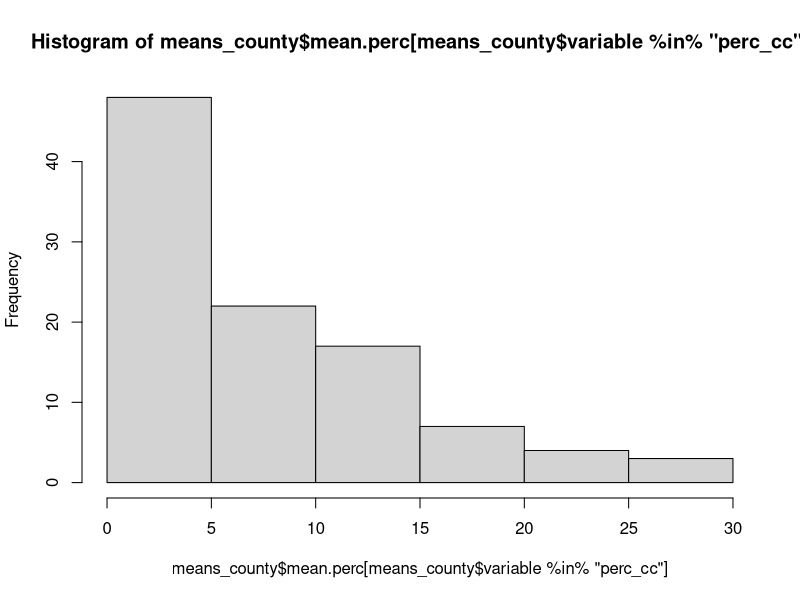
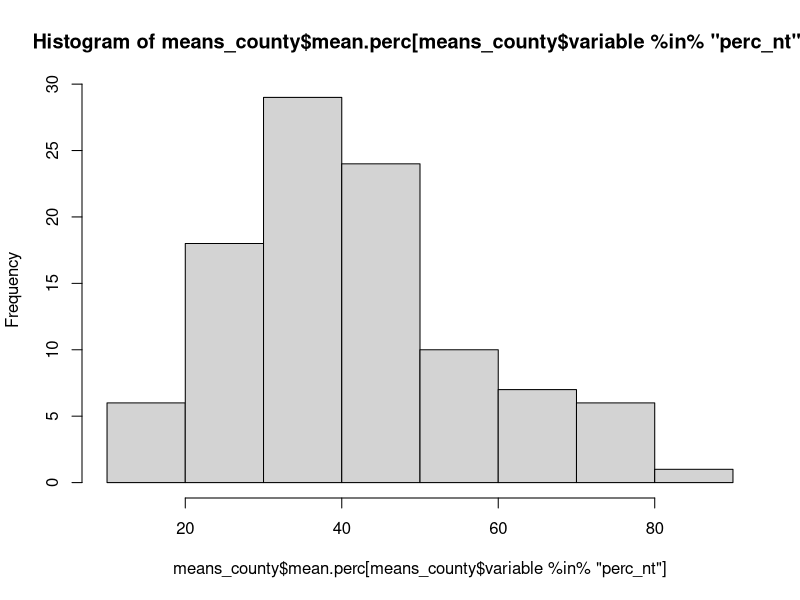
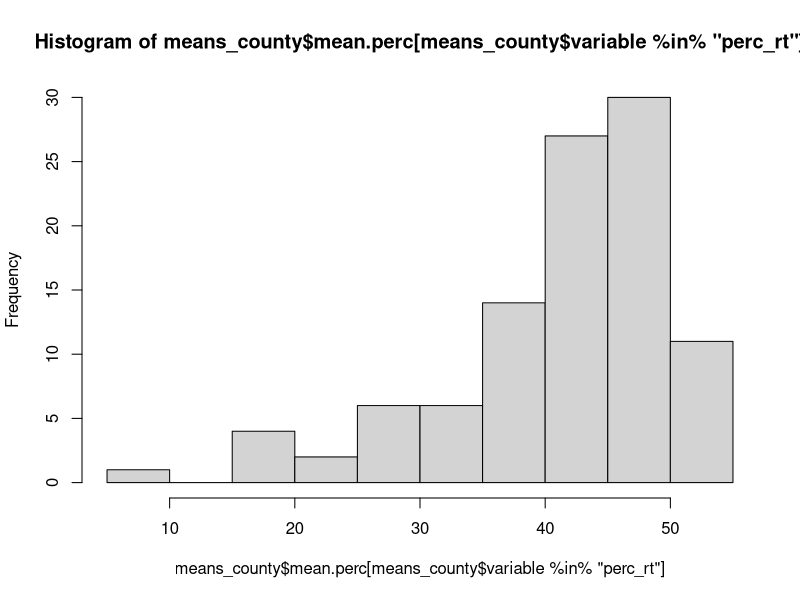
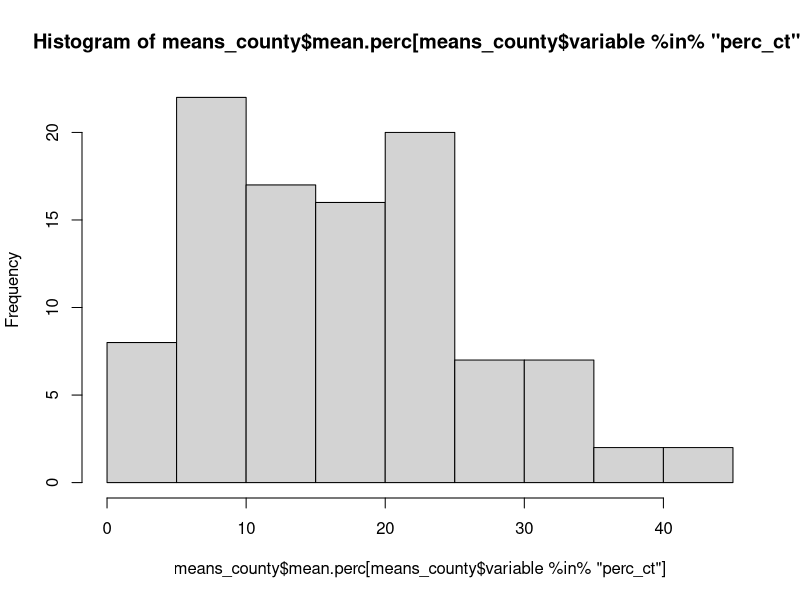
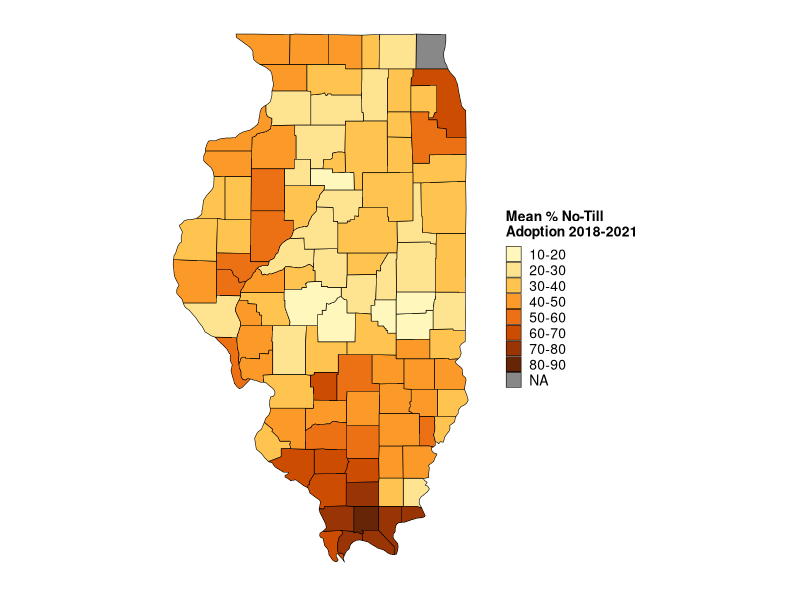
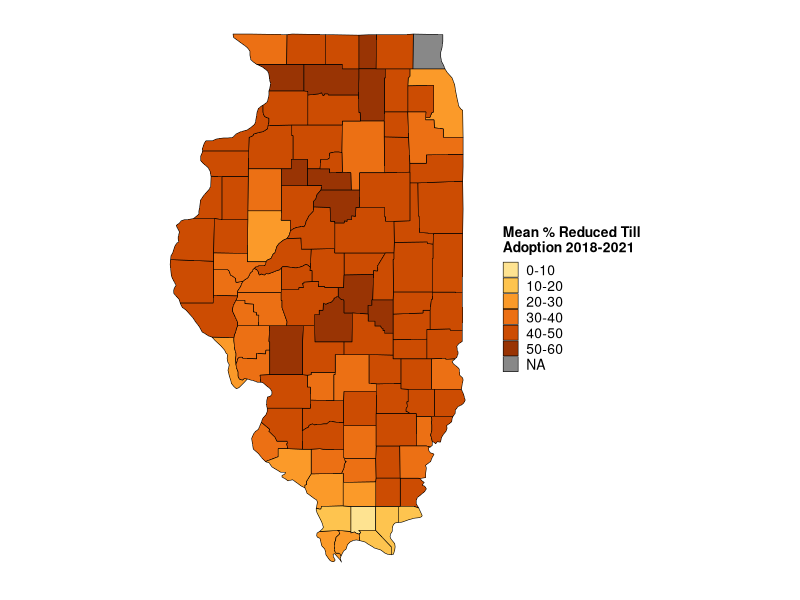
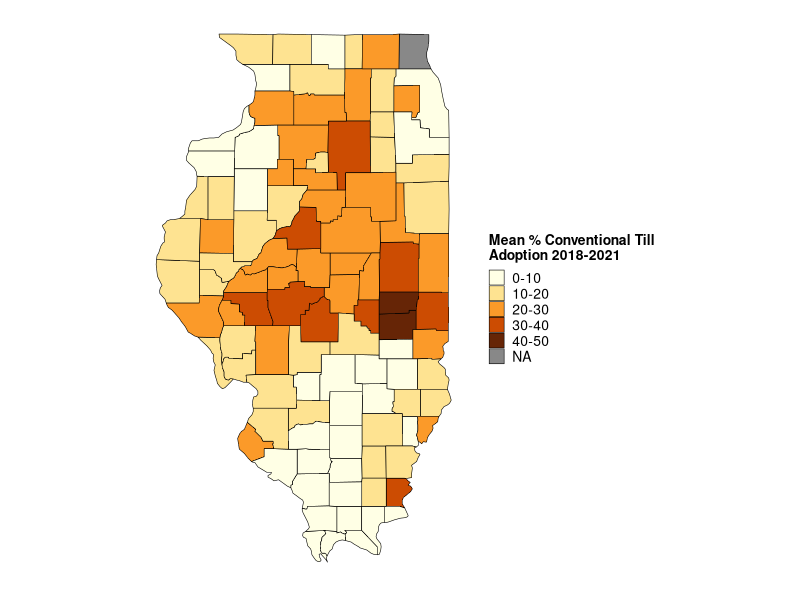
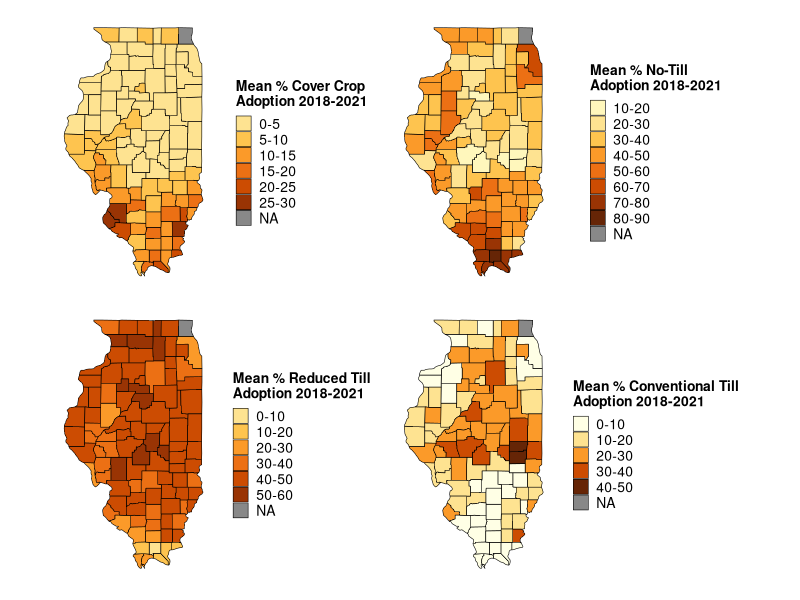

R code for these plots, in order: (Note: this script raises an error after producing the figures.)
# This makes county heat maps for average % adoption 2018-2021 from OpTIS for 
# cover crops, no till, reduced till
# excludes counties whose harvested cropland acres in 2017 census is in the 
# lowest 10th percentile for the state and counties for which OpTIS evaluated
# < 50% of 2017 harvested cropland acres.See "OpTIS adoption rates IL.R" for details.
# 

library(tidyverse)
library(maps)
library(reshape2)
# install.packages("sf")
library(sf)
# library(gridExtra)  # for grid.arrange()
# install.packages("patchwork")
library(patchwork) # for plot_layout()

# based on https://stackoverflow.com/questions/51463037/plotting-a-heat-map-of-pennsylvania-counties-in-r

# load data created in "OpTIS adoption rates IL.R"
means_county <- read.csv("data/optis/means_county_il.csv")
# meansw <- dcast(means_county[,1:4], ...~variable, value.var = "mean.perc")

# unique(ill$subregion)
means_county <- means_county %>%
  arrange(county)
# unique(means_county$county) 

# get map data to match county names
means_county$county <- str_remove(means_county$county, " County")



# define colors for YlOrBr by Paul Tol https://personal.sron.nl/~pault/
# how many colors do we need? do they all work with 5?
hist(means_county$mean.perc[means_county$variable %in% "perc_cc"]) # 0-30
hist(means_county$mean.perc[means_county$variable %in% "perc_nt"]) # 10-80
hist(means_county$mean.perc[means_county$variable %in% "perc_rt"]) # 15-55
hist(means_county$mean.perc[means_county$variable %in% "perc_ct"]) # 0-50
pal5 <- c("#ffffe5", "#fee391", "#fb9a29", "#cc4c02", "#662506", "#888888")
pal6 <- c("#fee391", "#fec44f", "#fb9a29", "#ec7014", "#cc4c02", "#993404", "#888888")
pal7 <- c("#fff7bc", "#fee391", "#fec44f", "#fb9a29", "#ec7014", "#cc4c02", "#993404", "#888888")
pal8 <- c("#fff7bc", "#fee391", "#fec44f", "#fb9a29", "#ec7014", "#cc4c02", "#993404", "#662506", "#888888")


# divide percents into bins
# what's the max and min for each variable?
ranges <- do.call(data.frame, aggregate(means_county, mean.perc~variable, FUN=function (x) c(min=min(x), max=max(x))))
colnames(ranges)
# fn for rounding to the upper 5
round_any <- function(x, accuracy, f=round){f(x/accuracy)*accuracy}

ranges$min_bin <-round_any(ranges$mean.perc.min, 10, f=floor)
ranges$max_bin <-round_any(ranges$mean.perc.max, 10, f=ceiling)
ranges$bins <- c(5, 10, 10, 10)

means_county <- inner_join(means_county, ranges[,c(1,4:6)]) %>%
  mutate(binlo = round_any(mean.perc, bins, f=floor), 
         binhi = round_any(mean.perc, bins, f=ceiling),
         mybin = paste0(binlo, "-", binhi),
         bincheck = binhi-binlo # check to see if any bins are e.g., 18-18
  ) %>%
  arrange(variable, mean.perc)

# do any counties mybin = 0? (i.e. "18-18")
sum(means_county$bincheck==0) # should be 0

# cleanup
means_county <- means_county[,c(2,3,4,6,12)]

# add NA entries for each variable for the excluded counties so they fill gray in the maps

# Cook, DuPage, Hardin, Johnson, Pope, Jo Daviess, Union
county2 <- c("Cook", "DuPage", "Hardin", "Johnson", "Pope", "Jo Daviess", "Union", "Lake")
variable2 <- c(unique(means_county$variable))
variable3 <- rep(variable2, length(county2))
county2 <- sort(rep(county2, length(variable2))) 

dat_na <- data.frame(county=county2, variable=variable3)

means_county <- full_join(means_county, dat_na)

means_county$mybin <- ordered(means_county$mybin, levels=unique(means_county$mybin))

# get county spatial data
ill <- map_data("county", "Illinois", proj="mercator")

# get ready to join with means_county data
ill$subregion <- str_to_title(ill$subregion)
ill$subregion <- ifelse(ill$subregion %in% "De Kalb", "DeKalb", 
                        ifelse(ill$subregion %in% "De Witt", "DeWitt", 
                               ifelse(ill$subregion %in% "Du Page", "DuPage", 
                                      ifelse(ill$subregion %in% "La Salle", "LaSalle",
                                             ifelse(ill$subregion %in% "Mcdonough", "McDonough",
                                                    ifelse(ill$subregion %in% "Mchenry", "McHenry",
                                                           ifelse(ill$subregion %in% "Mclean", "McLean",
                                                                  ifelse(ill$subregion %in% "St Clair", "St. Clair", 
                                                                         ill$subregion))))))))



# join rates with spatial data:
ill <- left_join(ill, means_county, join_by(subregion==county), relationship="many-to-many")

rm(dat_na)


# make a map
# illsf <- st_as_sf(ill, coords=c("long", "lat"), crs=4326)


ditch_the_axes <- theme(
  axis.text = element_blank(),
  axis.line = element_blank(),
  axis.ticks = element_blank(),
  panel.border = element_blank(),
  panel.grid = element_blank(),
  axis.title = element_blank()
)



windows(xpinch=200, ypinch=200, width=5, height=5)

# plot for cover crops
pcc <- ggplot() +
  geom_polygon(data=ill[ill$variable %in% "perc_cc",],
               mapping=aes(x=long, y=lat, fill=mybin, group=subregion),
               color="black", linewidth=0.2) +
 coord_sf(default_crs = sf::st_crs(4326)) +  # , # read x and y as latitude and longitude
  #          xlim = c(-92, -87), ylim=c(36.5, 43)) +
  scale_fill_manual(values=pal6,
                    na.value = "#888888",
                    name= "Mean % Cover Crop\nAdoption 2018-2021") +
  scale_color_manual(values=NA) +
  theme_bw() +
  ditch_the_axes +
  theme(legend.title=element_text(size=10, face="bold"),
        legend.text=element_text(size=10),
        legend.key.size=unit(0.4, "cm"))

pcc

ggsave("plots/county_heatmap_ILcc.png")





# plot for no-till
pnt <- ggplot() +
  geom_polygon(data=ill[ill$variable %in% "perc_nt",],
               mapping=aes(x=long, y=lat, fill=mybin, group=subregion),
               color="black", linewidth=0.2) +
  coord_sf(default_crs = sf::st_crs(4326)) +  # , # read x and y as latitude and longitude
  #          xlim = c(-92, -87), ylim=c(36.5, 43)) +
  scale_fill_manual(values=pal8,
                    na.value = "#888888",
                    name= "Mean % No-Till\nAdoption 2018-2021") +
  scale_color_manual(values=NA) +
  theme_bw() +
  ditch_the_axes +
  theme(legend.title=element_text(size=10, face="bold"),
        legend.text=element_text(size=10),
        legend.key.size=unit(0.4, "cm"))

pnt

ggsave("plots/county_heatmap_ILnt.png")




# plot for reduced-till
prt <- ggplot() +
  geom_polygon(data=ill[ill$variable %in% "perc_rt",],
               mapping=aes(x=long, y=lat, fill=mybin, group=subregion),
               color="black", linewidth=0.2) +
  coord_sf(default_crs = sf::st_crs(4326)) +  # , # read x and y as latitude and longitude
  #          xlim = c(-92, -87), ylim=c(36.5, 43)) +
  scale_fill_manual(values=pal6,
                    na.value = "#888888",
                    name= "Mean % Reduced Till\nAdoption 2018-2021") +
  scale_color_manual(values=NA) +
  theme_bw() +
  ditch_the_axes +
  theme(legend.title=element_text(size=10, face="bold"),
        legend.text=element_text(size=10),
        legend.key.size=unit(0.4, "cm"))

prt

ggsave("plots/county_heatmap_ILrt.png")



# plot for conventional-till
pct <- ggplot() +
  geom_polygon(data=ill[ill$variable %in% "perc_ct",],
               mapping=aes(x=long, y=lat, fill=mybin, group=subregion),
               color="black",linewidth=0.2) +
  coord_sf(default_crs = sf::st_crs(4326)) +  # , # read x and y as latitude and longitude
  #          xlim = c(-92, -87), ylim=c(36.5, 43)) +
  scale_fill_manual(values=pal5,
                    na.value = "#888888",
                    name= "Mean % Conventional Till\nAdoption 2018-2021")+
  scale_color_manual(values=NA) +
  theme_bw() +
  ditch_the_axes +
  theme(legend.title=element_text(size=10, face="bold"),
        legend.text=element_text(size=10),
        legend.key.size=unit(0.4, "cm"))


pct

ggsave("plots/county_heatmap_ILct.png")



# plot all 4 plots at once

# grid.arrange(pcc, pnt, prt, pct, nrow=2) # plot sizes vary because legend titles are different widths

pcc + pnt + prt + pct + plot_layout(ncol=2)
ggsave("plots/county_heatmap_ILall4.png")



# INCOMPLETE
# add rivers (following https://milospopovic.net/map-rivers-with-sf-and-ggplot2-in-r/)

filenames <- list.files("data/gis/NHD_H_Illinois_State_Shape_NAD83/Shape", pattern="*.shp", full.names=T)
## left off here trying to understand which file to use
## check out https://pubs.er.usgs.gov/publication/ofr20191096
## might also search for mapping NHD in R 

riv_list <- lapply(filenames, st_read)  
il_riv <- riv_list[[1]] |>
  sf::st_cast("MULTILINESTRING")

il_map + 
  ggplot() +
  geom_sf(data=il_riv, aes(x=geometry$X, y=geometry$Y), color="midnightblue", lwd=1) +
  coord_sf(default_crs = sf::st_crs(4326))
